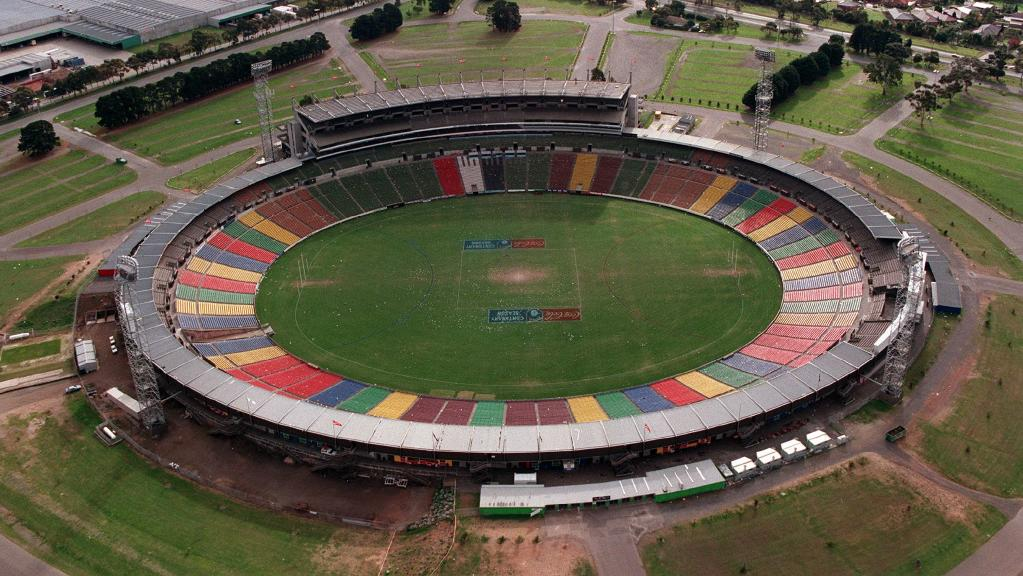
#> input picture .claude/review/waverley_park/source/ref.jpg, 1023 x 576 px, given in place of ref_full.png, which was not available
$ python cropboard.py ../../waverley_park/source/ref.jpg
#> lines starting #> are read from the running program, lines starting #| are printed output that depends on the picture
# cropboard.py OUTDIR : per-part PHOTO | RENDER | 50% crops at full reference resolution
import sys, os
from PIL import Image, ImageDraw, ImageFont
O = sys.argv[1]
ph = Image.open('ref_full.png').convert('RGB'); rn = Image.open(os.path.join(O, 'render_full.png')).convert('RGB')
#> further down, ph is the input picture: PIL image 1023x576 RGB; mean R, G, B 97, 90, 72.1
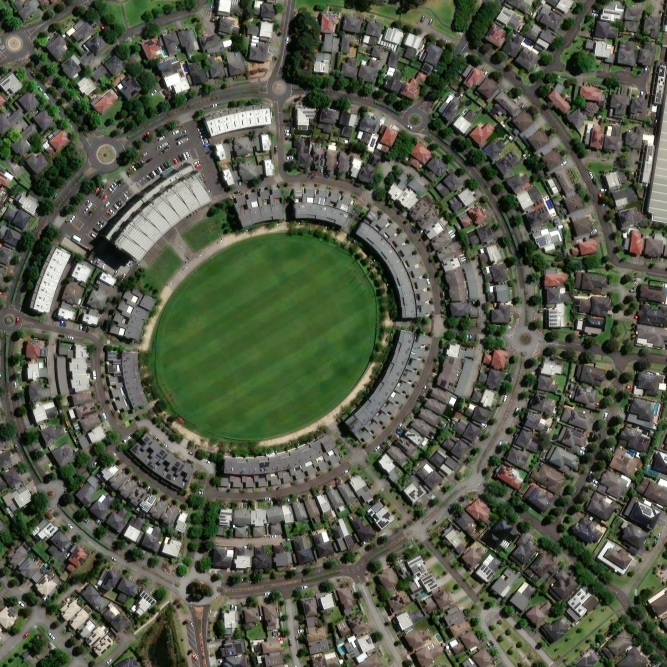
#> input picture .claude/review/waverley_park/source/sat_esri.jpg, 2000 x 2000 px, given in place of render_full.png, which was not available (shown at 1/3 size)
#> further down, rn is the input picture: PIL image 2000x2000 RGB; mean R, G, B 85, 90.1, 73.6
ov = Image.open(os.path.join(O, 'overlay50_full.png')).convert('RGB')
PARTS = {'Sherrin stand': (1350, 200, 1950, 1050), 'Social Club': (1050, 900, 1550, 1250),
         'Ryder stand': (350, 850, 1100, 1200), 'Rush stand': (500, 150, 1700, 520), 'West end terraces': (0, 300, 500, 1000)}
f = ImageFont.truetype('arial.ttf', 28)
rows = []
for nm, box in PARTS.items():
    w, h = box[2] - box[0], box[3] - box[1]; s = 600 / max(w, h)
    ims = [im.crop(box).resize((int(w * s), int(h * s)), Image.LANCZOS) for im in (ph, rn, ov)]
    r = Image.new('RGB', (3 * 610, ims[0].height + 40), (20, 20, 24)); d = ImageDraw.Draw(r)
    for i, im in enumerate(ims): r.paste(im, (i * 610, 40))
    d.text((5, 5), nm + ': photo | model | 50%', fill=(240, 240, 240), font=f); rows.append(r)
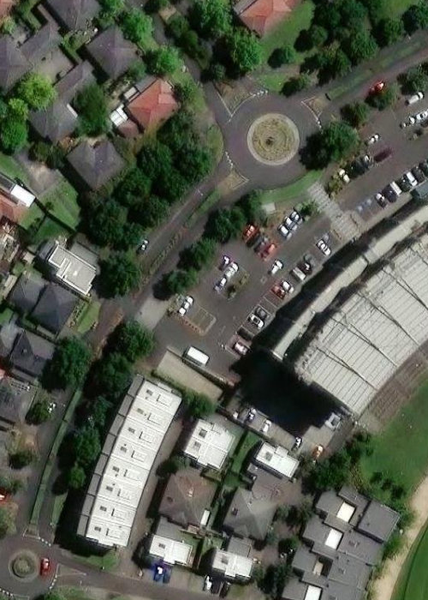
#> im: PIL image 428x600 RGB; mean R, G, B 86.4, 90.9, 78.6
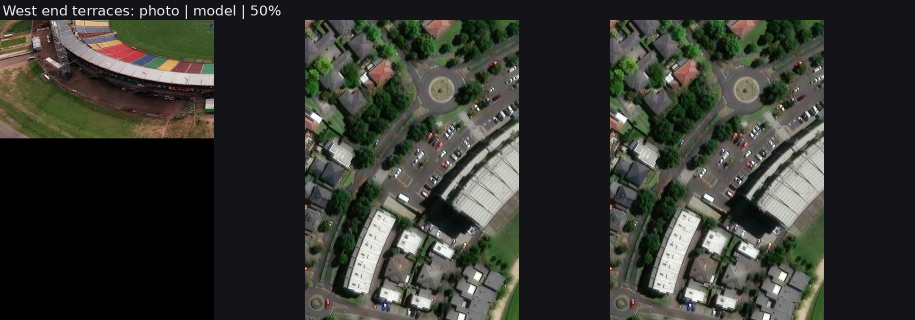
#> r: PIL image 1830x640 RGB (shown at 1/2 size); mean R, G, B 53.2, 54.6, 48.7
#> after the loop, rows = 5 items
H = sum(r.height for r in rows); B = Image.new('RGB', (3 * 610, H)); y = 0
#> after `H = sum((r.height for r in rows))`: H = 2285
#> after `B = Image.new('RGB', (3 * 610, H))`: B: PIL image 1830x2285 RGB; every value is 0
for r in rows: B.paste(r, (0, y)); y += r.height
#> this loop made 5 passes
#> y on passes 1 to 5: 640, 1100, 1420, 1645, 2285
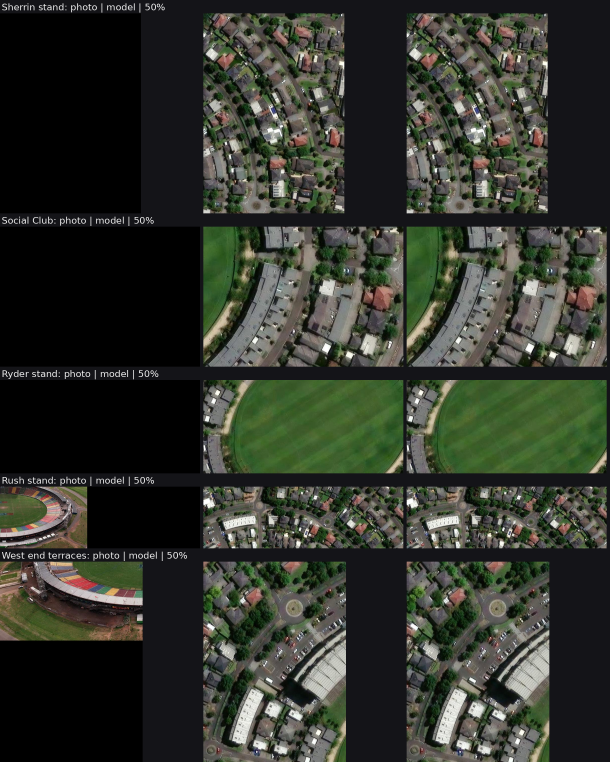
#> B: PIL image 1830x2285 RGB (shown at 1/3 size); mean R, G, B 50.3, 53.9, 44.9
#> after the loop, y = 2285
B.save(os.path.join(O, 'crop_board.png')); print('ok', B.size)
#| ok (1830, 2285)
